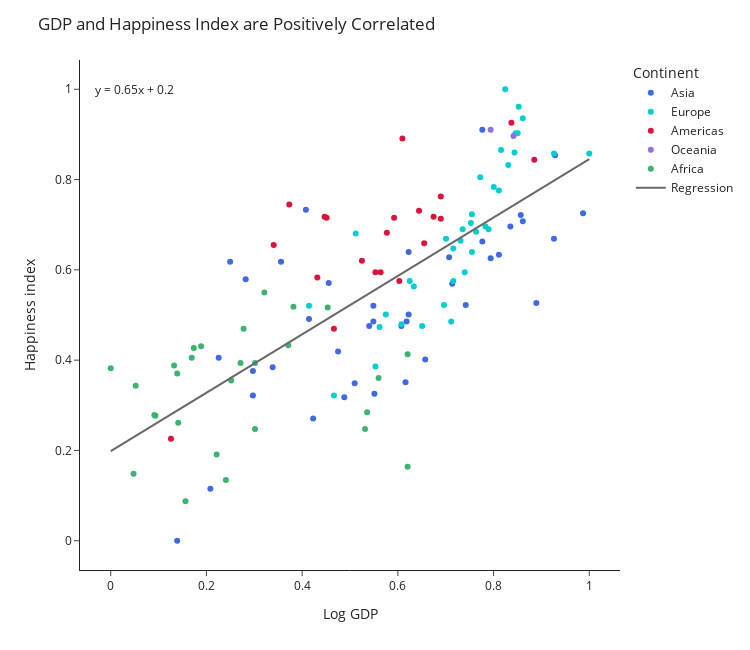

The notebook cell saved with this chart:
### Markdown cell above
## Scatter Plot - GDP and Happiness Index Regression
Happiness Index is positively correlated with Log GDP

1. Similar as above, but we add regression line.
2. Two step process: prepare the regression line
3. Load regression line as another figure.

### Code cell
GDP = df_2017N_v3["Log GDP"]
HI = df_2017N_v3["Happiness index"]
color = ["royalblue","darkturquoise","crimson", "mediumpurple","mediumseagreen"]


#calculate y-values for regression line
(slope, intercept, rvalue, pvalue, stderr) = linregress(GDP, HI)
regress_values = GDP * slope + intercept
value = regress_values
line_eq = "y = " + str(round(slope,2)) + "x + " + str(round(intercept,2))

#scatter plot
fig_Q2a_2 = px.scatter(df_2017N_v3, GDP, HI, hover_name="Country name"
           ,template="simple_white",color_discrete_sequence=color, color="Continent")

#regression line
regline_a = sm.OLS(value,sm.add_constant(GDP)).fit().fittedvalues

#add regression line to scatter
fig_Q2a_2.add_traces(go.Scatter(x=GDP, y=regline_a, mode='lines', marker_color='dimgrey', name='Regression'))

#update layout
fig_Q2a_2.update_layout(title_text="GDP and Happiness Index are Positively Correlated"
                      ,annotations= [dict(x=0.05, y=1, text=line_eq, showarrow = False)]
                      ,width=750, height=650)


fig_Q2a_2.show()

### Figure 1 — Plotly figure (JSON) as saved in the notebook; plotly's stock layout.template omitted (floating-point values rounded to 4 significant figures)
{"data": [{"hovertemplate": "<b>%{hovertext}</b><br><br>Continent=Asia<br>Log GDP=%{x}<br>Happiness index=%{y}<extra></extra>", "hovertext": ["Afghanistan", "Armenia", "Azerbaijan", "Bahrain", "Bangladesh", "Cambodia", "China", "Cyprus", "Georgia", "Hong Kong S.A.R. of China", "India", "Indonesia", "Iran", "Iraq", "Israel", "Japan", "Jordan", "Kazakhstan", "Kuwait", "Kyrgyzstan", "Lebanon", "Malaysia", "Mongolia", "Nepal", "Pakistan", "Palestinian Territories", "Philippines", "Russia", "Saudi Arabia", "Singapore", "South Korea", "Sri Lanka", "Taiwan", "Tajikistan", "Thailand", "Turkmenistan", "United Arab Emirates", "Uzbekistan", "Vietnam", "Yemen"], "legendgroup": "Asia", "marker": {"color": "royalblue", "symbol": "circle"}, "mode": "markers", "name": "Asia", "orientation": "v", "showlegend": true, "type": "scatter", "x": [0.1388, 0.4881, 0.6182, 0.8351, 0.2972, 0.2972, 0.6074, 0.7766, 0.5098, 0.8894, 0.423, 0.5401, 0.6573, 0.6161, 0.7766, 0.8113, 0.4751, 0.7072, 0.9262, 0.282, 0.5488, 0.7419, 0.5488, 0.2256, 0.3557, 0.3384, 0.4555, 0.7137, 0.8612, 0.987, 0.7939, 0.551, 0.8568, 0.2495, 0.6226, 0.6226, 0.9284, 0.4078, 0.4143, 0.2082], "xaxis": "x", "y": [0, 0.3177, 0.4854, 0.6959, 0.3216, 0.3762, 0.4756, 0.6628, 0.3489, 0.5263, 0.271, 0.4756, 0.4016, 0.3509, 0.9103, 0.6335, 0.4191, 0.6277, 0.6686, 0.5789, 0.4854, 0.5224, 0.5205, 0.4055, 0.6179, 0.384, 0.5712, 0.5692, 0.7076, 0.7251, 0.6257, 0.3255, 0.7212, 0.6179, 0.6394, 0.501, 0.8538, 0.7329, 0.4912, 0.115], "yaxis": "y"}, {"hovertemplate": "<b>%{hovertext}</b><br><br>Continent=Europe<br>Log GDP=%{x}<br>Happiness index=%{y}<extra></extra>", "hovertext": ["Albania", "Austria", "Belarus", "Belgium", "Bosnia and Herzegovina", "Bulgaria", "Croatia", "Czech Republic", "Denmark", "Estonia", "Finland", "France", "Germany", "Greece", "Hungary", "Ireland", "Italy", "Kosovo", "Latvia", "Lithuania", "Luxembourg", "Macedonia", "Malta", "Moldova", "Montenegro", "Netherlands", "Poland", "Portugal", "Romania", "Serbia", "Slovakia", "Slovenia", "Spain", "Sweden", "Turkey", "Ukraine", "United Kingdom"], "legendgroup": "Europe", "marker": {"color": "darkturquoise", "symbol": "circle"}, "mode": "markers", "name": "Europe", "orientation": "v", "showlegend": true, "type": "scatter", "x": [0.5531, 0.846, 0.6334, 0.8308, 0.5618, 0.6508, 0.6963, 0.7722, 0.8525, 0.7549, 0.8243, 0.8113, 0.8438, 0.7115, 0.731, 0.9262, 0.7896, 0.5119, 0.7158, 0.7527, 1, 0.5748, 0.8004, 0.4143, 0.6247, 0.8612, 0.7354, 0.7397, 0.7007, 0.6074, 0.7549, 0.7636, 0.7831, 0.8503, 0.7158, 0.4664, 0.8156], "xaxis": "x", "y": [0.386, 0.9025, 0.5634, 0.8324, 0.4737, 0.4756, 0.5224, 0.8051, 0.961, 0.6394, 1, 0.7758, 0.8596, 0.4854, 0.6647, 0.8577, 0.6901, 0.6803, 0.6472, 0.7037, 0.8577, 0.501, 0.7836, 0.5205, 0.575, 0.9357, 0.6901, 0.5945, 0.6686, 0.4795, 0.7232, 0.6842, 0.6959, 0.9025, 0.575, 0.3216, 0.8655], "yaxis": "y"}, {"hovertemplate": "<b>%{hovertext}</b><br><br>Continent=Americas<br>Log GDP=%{x}<br>Happiness index=%{y}<extra></extra>", "hovertext": ["Argentina", "Bolivia", "Brazil", "Canada", "Chile", "Colombia", "Costa Rica", "Dominican Republic", "Ecuador", "El Salvador", "Guatemala", "Haiti", "Honduras", "Mexico", "Nicaragua", "Panama", "Paraguay", "Peru", "United States", "Uruguay", "Venezuela"], "legendgroup": "Americas", "marker": {"color": "crimson", "symbol": "circle"}, "mode": "markers", "name": "Americas", "orientation": "v", "showlegend": true, "type": "scatter", "x": [0.6551, 0.4317, 0.5922, 0.8373, 0.6898, 0.577, 0.6095, 0.603, 0.5249, 0.4469, 0.4512, 0.1258, 0.3406, 0.6443, 0.3731, 0.6898, 0.5531, 0.564, 0.885, 0.6746, 0.4664], "xaxis": "x", "y": [0.6589, 0.5828, 0.7154, 0.9259, 0.7135, 0.6823, 0.8908, 0.575, 0.6199, 0.7173, 0.7154, 0.2261, 0.655, 0.731, 0.7446, 0.7622, 0.5945, 0.5945, 0.8441, 0.7173, 0.4698], "yaxis": "y"}, {"hovertemplate": "<b>%{hovertext}</b><br><br>Continent=Oceania<br>Log GDP=%{x}<br>Happiness index=%{y}<extra></extra>", "hovertext": ["Australia", "New Zealand"], "legendgroup": "Oceania", "marker": {"color": "mediumpurple", "symbol": "circle"}, "mode": "markers", "name": "Oceania", "orientation": "v", "showlegend": true, "type": "scatter", "x": [0.8416, 0.7939], "xaxis": "x", "y": [0.8967, 0.9103], "yaxis": "y"}, {"hovertemplate": "<b>%{hovertext}</b><br><br>Continent=Africa<br>Log GDP=%{x}<br>Happiness index=%{y}<extra></extra>", "hovertext": ["Benin", "Botswana", "Burkina Faso", "Cameroon", "Chad", "Congo (Brazzaville)", "Egypt", "Gabon", "Ghana", "Guinea", "Kenya", "Liberia", "Madagascar", "Malawi", "Mali", "Mauritania", "Morocco", "Niger", "Nigeria", "Rwanda", "Senegal", "Sierra Leone", "South Africa", "Tanzania", "Tunisia", "Uganda", "Zambia", "Zimbabwe"], "legendgroup": "Africa", "marker": {"color": "mediumseagreen", "symbol": "circle"}, "mode": "markers", "name": "Africa", "orientation": "v", "showlegend": true, "type": "scatter", "x": [0.1735, 0.6204, 0.1323, 0.2777, 0.1388, 0.3709, 0.5315, 0.6204, 0.321, 0.1887, 0.2516, 0.05206, 0.09328, 0.04772, 0.1692, 0.3015, 0.4534, 0, 0.3818, 0.1562, 0.2711, 0.09111, 0.5597, 0.2408, 0.5358, 0.141, 0.3015, 0.2213], "xaxis": "x", "y": [0.4269, 0.1637, 0.3879, 0.4698, 0.3704, 0.4327, 0.2476, 0.4133, 0.5497, 0.4308, 0.3548, 0.3431, 0.2768, 0.1481, 0.4055, 0.3938, 0.5166, 0.3821, 0.5185, 0.08772, 0.3938, 0.2788, 0.3606, 0.1345, 0.2846, 0.2612, 0.2476, 0.191], "yaxis": "y"}, {"marker": {"color": "dimgrey"}, "mode": "lines", "name": "Regression", "type": "scatter", "x": [0.1388, 0.5531, 0.6551, 0.4881, 0.8416, 0.846, 0.6182, 0.8351, 0.2972, 0.6334, 0.8308, 0.1735, 0.4317, 0.5618, 0.6204, 0.5922, 0.6508, 0.1323, 0.2972, 0.2777, 0.8373, 0.1388, 0.6898, 0.6074, 0.577, 0.3709, 0.6095, 0.6963, 0.7766, 0.7722, 0.8525, 0.603, 0.5249, 0.5315, 0.4469, 0.7549, 0.8243, 0.8113, 0.6204, 0.5098, 0.8438, 0.321, 0.7115, 0.4512, 0.1887, 0.1258, 0.3406, 0.8894, 0.731, 0.423, 0.5401, 0.6573, 0.6161, 0.9262, 0.7766, 0.7896, 0.8113, 0.4751, 0.7072, 0.2516, 0.5119, 0.9262, 0.282, 0.7158, 0.5488, 0.05206, 0.7527, 1, 0.5748, 0.09328, 0.04772, 0.7419, 0.1692, 0.8004, 0.3015, 0.6443, 0.4143, 0.5488, 0.6247, 0.4534, 0.2256, 0.8612, 0.7939, 0.3731, 0, 0.3818, 0.3557, 0.3384, 0.6898, 0.5531, 0.564, 0.4555, 0.7354, 0.7397, 0.7007, 0.7137, 0.1562, 0.8612, 0.2711, 0.6074, 0.09111, 0.987, 0.7549, 0.7636, 0.5597, 0.7939, 0.7831, 0.551, 0.8503, 0.8568, 0.2495, 0.2408, 0.6226, 0.5358, 0.7158, 0.6226, 0.141, 0.4664, 0.9284, 0.8156, 0.885, 0.6746, 0.4078, 0.4664, 0.4143, 0.2082, 0.3015, 0.2213], "y": [0.2884, 0.5563, 0.6222, 0.5142, 0.7428, 0.7457, 0.5984, 0.7386, 0.3908, 0.6082, 0.7358, 0.3108, 0.4777, 0.5619, 0.5998, 0.5815, 0.6194, 0.2842, 0.3908, 0.3781, 0.74, 0.2884, 0.6447, 0.5914, 0.5717, 0.4385, 0.5928, 0.6489, 0.7008, 0.698, 0.7499, 0.5886, 0.5381, 0.5423, 0.4876, 0.6867, 0.7316, 0.7232, 0.5998, 0.5282, 0.7442, 0.4062, 0.6587, 0.4904, 0.3206, 0.28, 0.4188, 0.7737, 0.6713, 0.4721, 0.5479, 0.6236, 0.597, 0.7976, 0.7008, 0.7092, 0.7232, 0.5058, 0.6559, 0.3613, 0.5296, 0.7976, 0.381, 0.6615, 0.5535, 0.2323, 0.6853, 0.8452, 0.5703, 0.2589, 0.2295, 0.6783, 0.308, 0.7162, 0.3936, 0.6152, 0.4665, 0.5535, 0.6026, 0.4918, 0.3445, 0.7555, 0.712, 0.4399, 0.1986, 0.4455, 0.4286, 0.4174, 0.6447, 0.5563, 0.5633, 0.4932, 0.6741, 0.6769, 0.6517, 0.6601, 0.2996, 0.7555, 0.3739, 0.5914, 0.2575, 0.8368, 0.6867, 0.6923, 0.5605, 0.712, 0.705, 0.5549, 0.7485, 0.7527, 0.3599, 0.3543, 0.6012, 0.5451, 0.6615, 0.6012, 0.2898, 0.5002, 0.799, 0.726, 0.7709, 0.6348, 0.4623, 0.5002, 0.4665, 0.3333, 0.3936, 0.3417]}], "layout": {"annotations": [{"showarrow": false, "text": "y = 0.65x + 0.2", "x": 0.05, "y": 1}], "height": 650, "legend": {"title": {"text": "Continent"}, "tracegroupgap": 0}, "margin": {"t": 60}, "title": {"text": "GDP and Happiness Index are Positively Correlated"}, "width": 750, "xaxis": {"anchor": "y", "domain": [0, 1], "title": {"text": "Log GDP"}}, "yaxis": {"anchor": "x", "domain": [0, 1], "title": {"text": "Happiness index"}}}}
